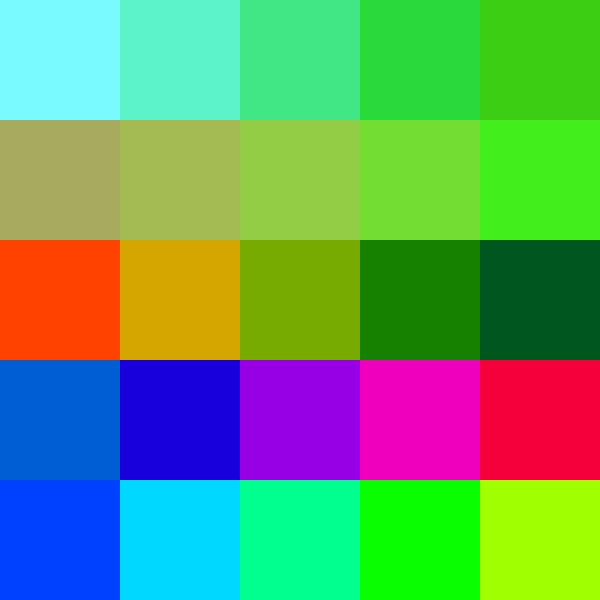
Frame 1 (no input)
Frame 60 (no input): identical to frame 1, image omitted
Frame 120 (the mouse pressed at the canvas centre since frame 60): identical to frame 1, image omitted

The p5.js sketch that drew this single still picture (run headless with seeded random() and noise() and a simulated clock; from frame 60 on, the mouse is pressed at the canvas centre):

// p5.js sketch
// ── sketch.js
'use strict';

//Creating 2 arrays for the colours that will be in the left andrigh columns
var colorLeft = [];
var colorRight = [];

var numberOfRows = 5;
var numberOfColumns = 5;

var tileWidth;
var tileHeight;


function setup() {

	createCanvas(600, 600);
	colorMode(HSB);
	noStroke();
	shakeColor();
	
}

function draw(){

	//moving the tileWidth and tileHeight to the draw function so they are redrawn every frame
	tileWidth = width/numberOfRows;
	tileHeight = height/numberOfColumns;
	
	for(var gridY = 0; gridY < numberOfColumns; gridY++){
		//Creating variables that will be used in a later function
		//These variables store the colours in the left and right columns
		var startColor = colorLeft[gridY];
		var endColor = colorRight[gridY];

		for(var gridX = 0; gridX < numberOfRows; gridX++){
			//mapping gridX from 0-5 to 0-1 which will determine the startColor and endColor
			var amount = map(gridX, 0, 5, 0, 1)

			//The lerpColorfunction performs the interpolation between the startColor and the endColor
			//and the variable amount will determine the position between 0 and 1 
			var interCol = lerpColor(startColor, endColor, amount)
			fill(interCol)

			rect(gridX*tileWidth, gridY*tileHeight, tileWidth, tileHeight)
		}
	}
	

}

//Gets a random colour for the start and end of each rows to interpolate
function shakeColor() {
	for (var i = 0; i < numberOfRows; i++){
		colorLeft[i] = color(random(255), random(255), random(255)); //generating 5 random colours
		colorRight[i] = color(random(255), random(255), random(255)); //generating 5 random colours
	}
}
